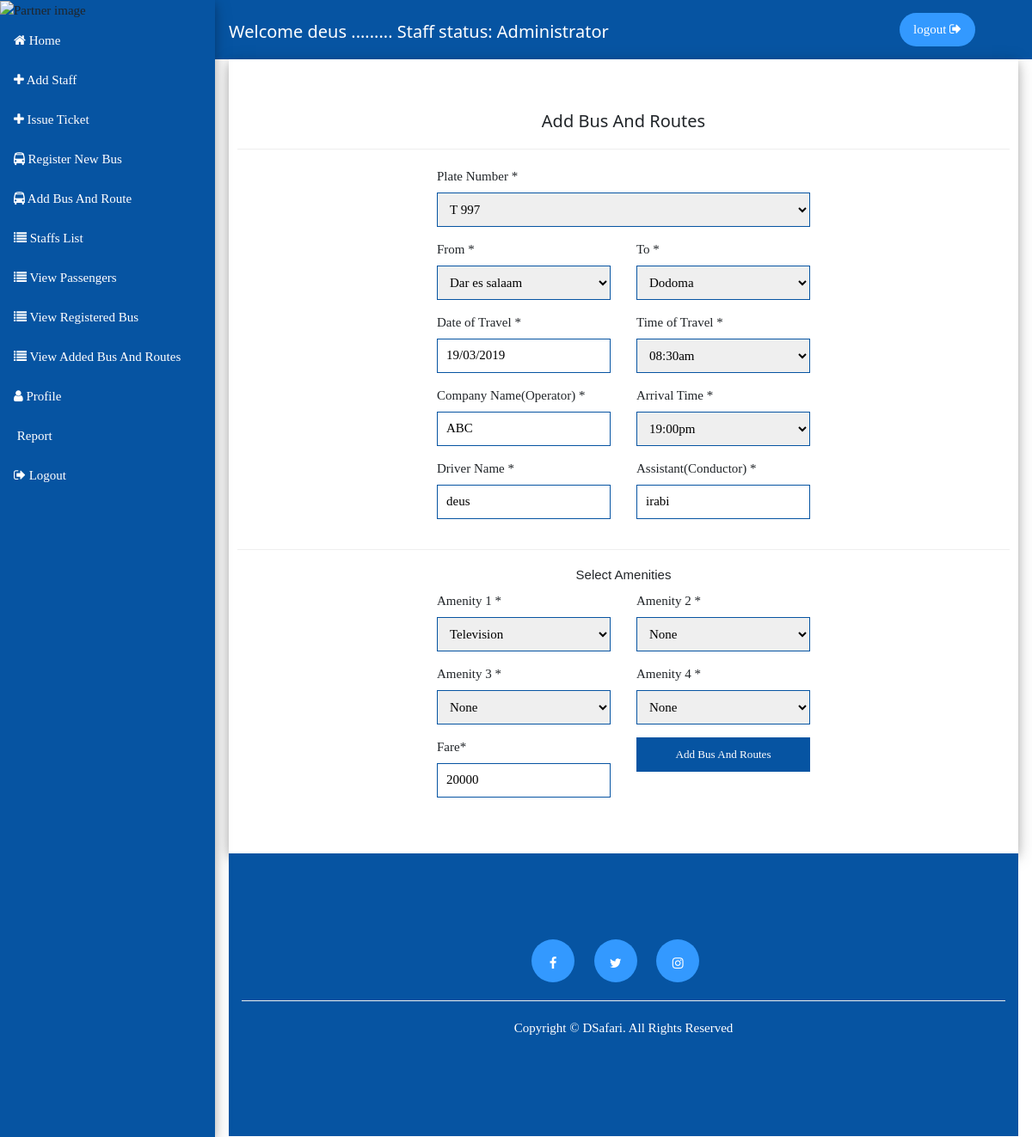
Screenshot of /dashboard/bus_and_route/4/update/ (signed in) with the database file from the repository.
### dashboard/models.py (models this page shows, shortened)
class CompanyStaff(models.Model):
    staffStatus = (
        ('Receptionist','Receptionist'),
        ('Driver','Driver'),('Assistant','Assistant'),
        ('Cargo-owner','Cargo-owner'),('Administrator','Administrator')
    )
    user = models.OneToOneField(User, related_name='user', on_delete = models.CASCADE)
    company_name = models.CharField(max_length = 50)
    phone_number = models.CharField(max_length = 20)
    staff_status = models.CharField(max_length = 100, choices = staffStatus)
    class Meta:
        verbose_name_plural = "Company Staff"

class BusRegistartion(models.Model):
    aina_ya_bus = (
        ('Yutong','Yutong'),('Zhong Tong','Zhong Tong'),('Golden Dragon','Golden Dragon')
    )
    aina_ya_class = (
        ('Luxury','Luxury'),('Semi-Luxury','Semi-Luxury'),('Ordinary','Ordinary')
    )
    plate_Number = models.CharField(max_length = 20)
    seat_Number = models.CharField(max_length=5)
    company_name = models.CharField(max_length=50)
    bus_Type = models.CharField(max_length=50, choices = aina_ya_bus)
    bus_class = models.CharField(max_length=50, choices = aina_ya_class)
    class Meta:
        verbose_name_plural = "Bus Registartion"
    def __str__(self):
        return self.plate_Number

class BusAndRoutes(models.Model):
    amenity_one = (
        ('Television','Television'),('None','None')
    )
    amenity_two = (
        ('Wi-fi','Wi-fi'),('None','None')
    )
    amenity_three = (
        ('Charging-service','Charging-service'),('None','None')
    )
    amenity_four = (
        ('Drinks','Drinks'),('None','None')
    )
    form_orign = (
        ('Arusha','Arusha'),('Dar es salaam','Dar es salaam'),('Dodoma','Dodoma'),('Morogoro','Morogoro'),
        ('Bukoba','Bukoba'),('Moshi','Moshi'),('Kilimanjaro','Kilimanjaro'),('Singida','Singida'),('Tabora','Tabora'),
        ('Tanga','Tanga'),('Iringa','Iringa'),('Songea','Songea'),('Mbeya','Mbeya'),('Mtwara','Mtwara'),
        ('Ruvuma','Ruvuma'),('Kigoma','Kigoma'),('Mombasa','Mombasa'),('Mwanza','Mwanza'),('Babati','Babati'),
        ('Sumbawanga','Sumbawanga')
    )
    to_destination = (
        ('Arusha','Arusha'),('Dar es salaam','Dar es salaam'),('Dodoma','Dodoma'),('Morogoro','Morogoro'),
        ('Bukoba','Bukoba'),('Moshi','Moshi'),('Kilimanjaro','Kilimanjaro'),('Singida','Singida'),('Tabora','Tabora'),
        ('Tanga','Tanga'),('Iringa','Iringa'),('Songea','Songea'),('Mbeya','Mbeya'),('Mtwara','Mtwara'),
        ('Ruvuma','Ruvuma'),('Kigoma','Kigoma'),('Mombasa','Mombasa'),('Mwanza','Mwanza'),('Babati','Babati'),
        ('Sumbawanga','Sumbawanga')
    )
    travell_time = (
        ('06:00am','06:00am'),('06:30am','06:30am'),('07:00am','07:00am'),('07:30am','07:30am'),
        ('08:00am','08:00am'),('08:30am','08:30am'),('09:00am','09:00am'),('09:30am','09:30am'),
        ('10:00am','10:00am'),('10:30am','10:30am'),('11:00am','11:00am'),('11:30am','11:30am'),
        ('12:00pm','12:00pm'),('12:30pm','12:30pm'),('13:00pm','13:00pm'),('13:30pm','13:30pm'),
        ('14:00pm','14:00pm'),('14:30pm','14:30pm'),('15:00pm','15:00pm'),('15:30pm','15:30pm'),
        ('16:00pm','16:00pm'),('16:30pm','16:30pm'),('17:00pm','17:00pm'),('17:30pm','17:30pm'),
        ('18:00pm','18:00pm'),('18:30pm','18:30pm'),('19:00pm','19:00pm'),('19:30pm','19:30pm'),
        ('20:00pm','20:00pm'),('20:30pm','20:30pm'),('21:00pm','21:00pm'),('21:30pm','21:30pm'),
    )
    time_arrival = (
        ('06:00am','06:00am'),('06:30am','06:30am'),('07:00am','07:00am'),('07:30am','07:30am'),
        ('08:00am','08:00am'),('08:30am','08:30am'),('09:00am','09:00am'),('09:30am','09:30am'),
        ('10:00am','10:00am'),('10:30am','10:30am'),('11:00am','11:00am'),('11:30am','11:30am'),
        ('12:00pm','12:00pm'),('12:30pm','12:30pm'),('13:00pm','13:00pm'),('13:30pm','13:30pm'),
        ('14:00pm','14:00pm'),('14:30pm','14:30pm'),('15:00pm','15:00pm'),('15:30pm','15:30pm'),
        ('16:00pm','16:00pm'),('16:30pm','16:30pm'),('17:00pm','17:00pm'),('17:30pm','17:30pm'),
        ('18:00pm','18:00pm'),('18:30pm','18:30pm'),('19:00pm','19:00pm'),('19:30pm','19:30pm'),
        ('20:00pm','20:00pm'),('20:30pm','20:30pm'),('21:00pm','21:00pm'),('21:30pm','21:30pm'),
    )
    plate_Number = models.ForeignKey(BusRegistartion, on_delete = models.CASCADE)
    from_point = models.CharField(max_length=50, choices = form_orign)
    to_point = models.CharField(max_length=50, choices = to_destination)
    departure_date = models.CharField(max_length=50)
    time_of_travel = models.CharField(max_length=50, choices = travell_time)
    company_name = models.CharField(max_length=50)
    arrival_Time = models.CharField(max_length=50, choices = time_arrival)
    driver_name = models.CharField(max_length=50)
    assistant_name = models.CharField(max_length=50)
    amenity1 = models.CharField(max_length=50, choices = amenity_one)
    amenity2 = models.CharField(max_length=50, choices = amenity_two)
    amenity3 = models.CharField(max_length=50, choices = amenity_three)
    amenity4 = models.CharField(max_length=50, choices = amenity_four)
    dail_fare = models.CharField(max_length=50,)
    class Meta:
        verbose_name_plural = "Bus And Routes Registration"

### dashboard/views.py (the view)
# urls.py: url(r'^bus_and_route/(?P<id>\d+)/update/', page.update_bus_route, name='update_bus_route'),
@login_required(login_url = '/dashboard/user/auth/login/')
def update_bus_route(request, id):
    p = get_object_or_404(User, id = request.user.id)
    status = p.user.staff_status
    bus_routes_id = get_object_or_404(BusAndRoutes, id = id)
    busandroute = BusAndRoutesAdd(request.POST or None, instance = bus_routes_id)
    if busandroute.is_valid():
        busandroute.save()
        messages.info(request, 'Route Updated Successfully')
        return redirect('view_added_bus_dashboard')
    context = {
        'busandroute': busandroute,
        'profile':p,
        'status':status,
    }
    return render(request, 'dashboard/add_bus.html', context)

### dashboard/templates/dashboard/add_bus.html (shortened to what this page needs)
{% extends "dashboard/base_dashboard.html" %}
{% block content %}
<div class="container w3-card-4 add_new_bus_and_routes">
  <h1>Add bus and routes</h1>
  <hr>
  <form action="" method="post">
    <div class="row">
      <div class="col-md-3"></div>
      <div class="col-md-6 col-sm-12 col-xs-12">
        <div class="form-group">
          <label for="">Plate Number *</label>
          {{busandroute.plate_Number}}
        </div>
      </div>
      <div class="col-md-3 form-group"></div>
    </div>
    <div class="row">
      <div class="col-md-3"></div>
      <div class="col-md-3 col-sm-12 col-xs-12">
        <div class="form-group">
          <label for="">From *</label>
          {{busandroute.from_point}}
        </div>
      </div>
      <div class="col-md-3 col-sm-12 col-xs-12">
        <div class="form-group">
          <label for="">To *</label>
          {{busandroute.to_point}}
        </div>
      </div>
      <div class="col-md-3"></div>
    </div>
    <div class="row">
      <div class="col-md-3"></div>
      <div class="col-md-3 col-sm-12 col-xs-12">
        <div class="form-group">
          <label for="">Date of Travel *</label>
          {{busandroute.departure_date}}
        </div>
      </div>
      <div class="col-md-3 col-sm-12 col-xs-12">
        <div class="form-group">
          <label for="">Time of Travel *</label>
          {{busandroute.time_of_travel}}
        </div>
      </div>
      <div class="col-md-3 form-group"></div>
    </div>
    <div class="row">
      <div class="col-md-3"></div>
      <div class="col-md-3 col-sm-12 col-xs-12">
        <div class="form-group">
          <label for="">Company Name(Operator) *</label>
          {{busandroute.company_name}}
        </div>
      </div>
      <div class="col-md-3 col-sm-12 col-xs-12">
          <div class="form-group">
            <label for="">Arrival Time *</label>
            {{busandroute.arrival_Time}}
          </div>
      </div>
      <div class="col-md-3 form-group"></div>
    </div>
    <div class="row">
      <div class="col-md-3"></div>
      <div class="col-md-3 col-sm-12 col-xs-12">
        <div class="form-group">
          <label for="">Driver Name *</label>
          {{busandroute.driver_name}}
        </div>
      </div>
      <div class="col-md-3 col-sm-12 col-xs-12">
        <div class="form-group">
          <label for="">Assistant(Conductor) *</label>
          {{busandroute.assistant_name}}
        </div>
      </div>
      <div class="col-md-3 form-group"></div>
    </div>
    <hr>
    <h3>Select Amenities</h3>
    <div class="row">
      <div class="col-md-3"></div>
      <div class="col-md-3">
        <div class="form-group">
          <label for="">Amenity 1 *</label>
          {{busandroute.amenity1}}
        </div>
      </div>
      <div class="col-md-3">
        <div class="form-group">
          <label for="">Amenity 2 *</label>
          {{busandroute.amenity2}}
        </div>
      </div>
      <div class="col-md-3"></div>
    </div>
    <div class="row">
      <div class="col-md-3"></div>
      <div class="col-md-3">
        <div class="form-group">
          <label for="">Amenity 3 *</label>
          {{busandroute.amenity3}}
        </div>
      </div>
      <div class="col-md-3">
        <div class="form-group">
          <label for="">Amenity 4 *</label>
          {{busandroute.amenity4}}
        </div>
      </div>
      <div class="col-md-3"></div>
    </div>
    <div class="row">
      <div class="col-md-3"></div>
      <div class="col-md-3 col-sm-12 col-xs-12 form-group">
        <label for="">Fare*</label>
        {{busandroute.dail_fare}}
      </div>
      <div class="col-md-3 col-sm-12 col-xs-12 form-group">
          <button type="submit" name="button" class="btn btn-sm add_bus_button_and_routes ">add bus and routes</button>
      </div>
      <div class="col-md-3 form-group"></div>
    </div>
  </form>
</div>
{% endblock %}

### dashboard/templates/dashboard/base_dashboard.html (shortened to what this page needs)
<!DOCTYPE html>
<html lang="en">
<head>
    {% load staticfiles %}
    <link rel="stylesheet" href="{% static 'customer/css/bootstrap.min.css' %}">
    <link rel="stylesheet" href="{% static 'customer/css/w3file.css' %}">
    <link rel="stylesheet" href="{% static 'customer/css/css.css' %}">
    <link rel="stylesheet" href="{% static 'customer/fontawesome/css/font-awesome.min.css' %}">
    <link rel="stylesheet" href="{% static 'customer/jqueryui/jquery-ui.css' %}">
</head>
<body>
    {% if request.user.is_authenticated %}
    <div class="w3-sidebar w3-bar-block w3-collapse w3-card-4 side_navigation_dashboard" style="width:250px;" id="mySidebar">
      <img src="/static/customer/images/img2.jpg" alt="Partner image" class="img-fluid">
        {% if status == 'Driver' %}
        <a href="{% url 'home_dashboard' %}" class="w3-bar-item w3-button"><i class="fa fa-home"></i> Home</a>
        <a href="{% url 'new_company_dashboard' %}" class="w3-bar-item w3-button"><i class="fa fa-university"></i> Register New Company</a>
        <a href="{% url 'company_list' %}" class="w3-bar-item w3-button"><i class="fa fa-list"></i> Company List</a>
        <a href="{% url 'report_dashboard' %}" class="w3-bar-item w3-button"><i class="fa fa-pdf"></i> report</a>
        <a href="{% url 'logout_user' %}" class="w3-bar-item w3-button"><i class="fa fa-sign-out"></i> logout</a>
        {% elif status == 'Administrator' %}
        <a href="{% url 'home_dashboard' %}" class="w3-bar-item w3-button"><i class="fa fa-home"></i> Home</a>
        <a href="{% url 'new_staff_dashboard' %}" class="w3-bar-item w3-button"><i class="fa fa-plus"></i> Add staff</a>
        <a href="{% url 'new_customer_dashboard' %}" class="w3-bar-item w3-button"><i class="fa fa-plus"></i> Issue Ticket</a>
        <a href="{% url 'register_bus_dashboard' %}" class="w3-bar-item w3-button"><i class="fa fa-bus"></i> Register New bus</a>
        <a href="{% url 'add_bus_dashboard' %}" class="w3-bar-item w3-button"><i class="fa fa-bus"></i> Add bus and Route</a>
        <a href="{% url 'staffs_list_dashboard' %}" class="w3-bar-item w3-button"><i class="fa fa-list"></i> Staffs List</a>
        <a href="{% url 'view_customer_dashboard' %}" class="w3-bar-item w3-button"><i class="fa fa-list"></i> View Passengers</a>
        <a href="{% url 'view_bus_dashboard' %}" class="w3-bar-item w3-button"><i class="fa fa-list"></i> View registered bus</a>
        <a href="{% url 'view_added_bus_dashboard' %}" class="w3-bar-item w3-button"><i class="fa fa-list"></i> View added bus and routes</a>
        <a href="{% url 'profile_dashboard' %}" class="w3-bar-item w3-button"><i class="fa fa-user"></i> Profile</a>
        <a href="{% url 'report_dashboard' %}" class="w3-bar-item w3-button"> report</a>
        <a href="{% url 'logout_user' %}" class="w3-bar-item w3-button"><i class="fa fa-sign-out"></i> logout</a>
        {% endif%}
    </div>
    <div class="w3-main" style="margin-left:250px">
      <div class="dashboard_header">
        <div class="w3-container">
          <div class="welcome_header">
            <h1>Welcome {{user.username}} ......... Staff status: {{profile.user.staff_status}} </h1>
          </div>
          <div class="logout">
             <p><a href="{% url 'logout_user' %}" class="w3-bar-item w3-button">logout <i class="fa fa-sign-out"></i></a></p>
          </div>
        </div>
      </div>
      <div class="w3-container">
        {% block content %}{% endblock %}
        {% include "digital_safari/footer.html" %}
      </div>
    </div>
  {% else %}
  <div class="login-again" style="text-align:center; margin: 200px auto;">
      <center><p><a href="{% url 'login_user_dashboard' %}" style="text-decoration:none; height: 50px;padding-top:10px;font-weight:bold" class="btn btn-info btn-sm">Click here to login again</a></p></center>
  </div>
  {% endif %}
</body>
</html>

### rows the page displays
BusRegistartion: plate_Number "T 997"
BusAndRoutes: from_point "Dar es salaam", to_point "Dodoma", departure_date "19/03/2019", time_of_travel "08:30am", company_name "ABC", arrival_Time "19:00pm", driver_name "deus", assistant_name "irabi", amenity1 "Television", amenity2 "None", amenity3 "None", amenity4 "None", dail_fare "20000"

### other values shown
{{ user.username }} "deus"
{{ profile.user.staff_status }} "Administrator"
